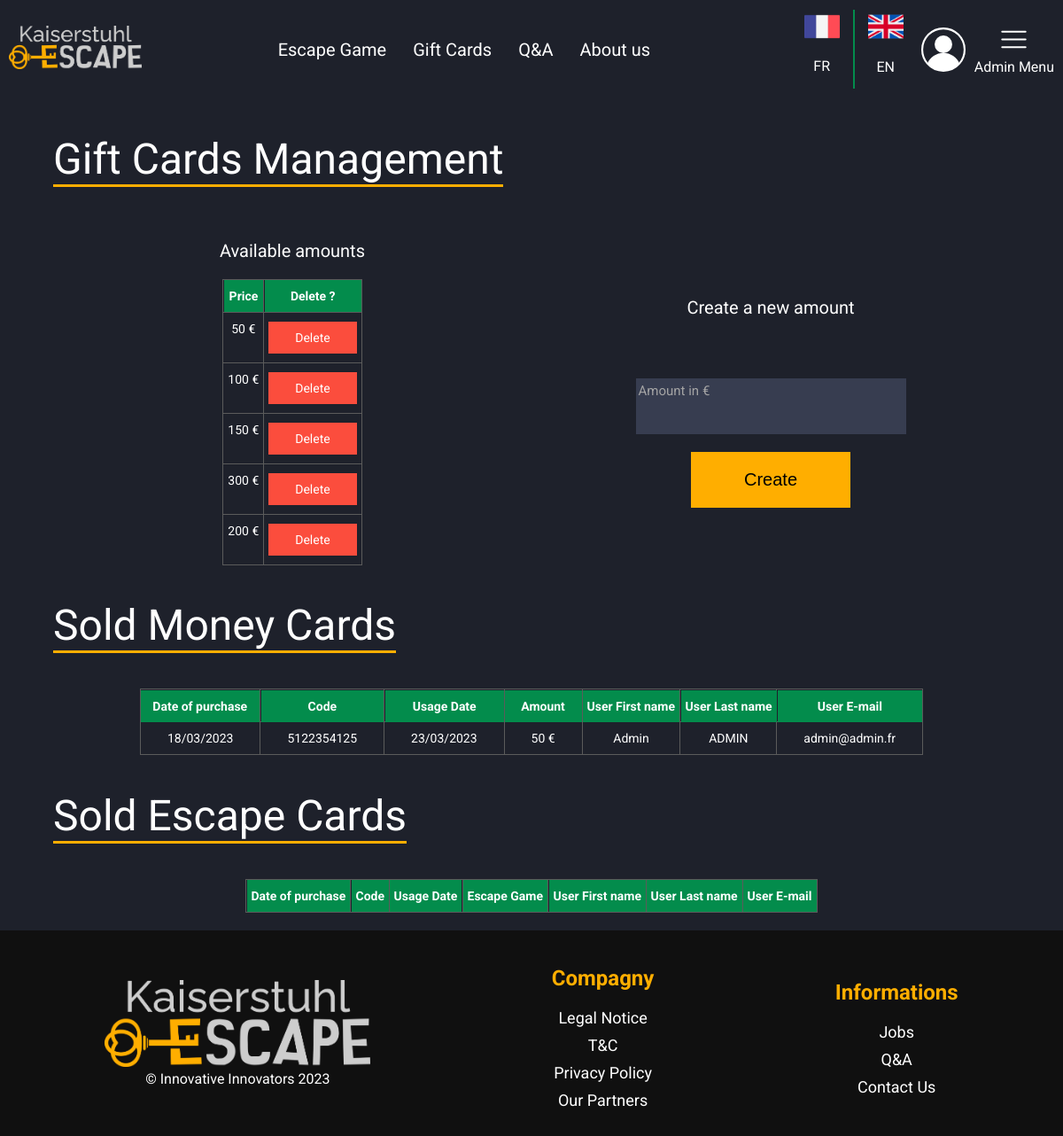
/index.php?action=admin&page=giftCards (signed in), run on an earlier commit of the app's database.
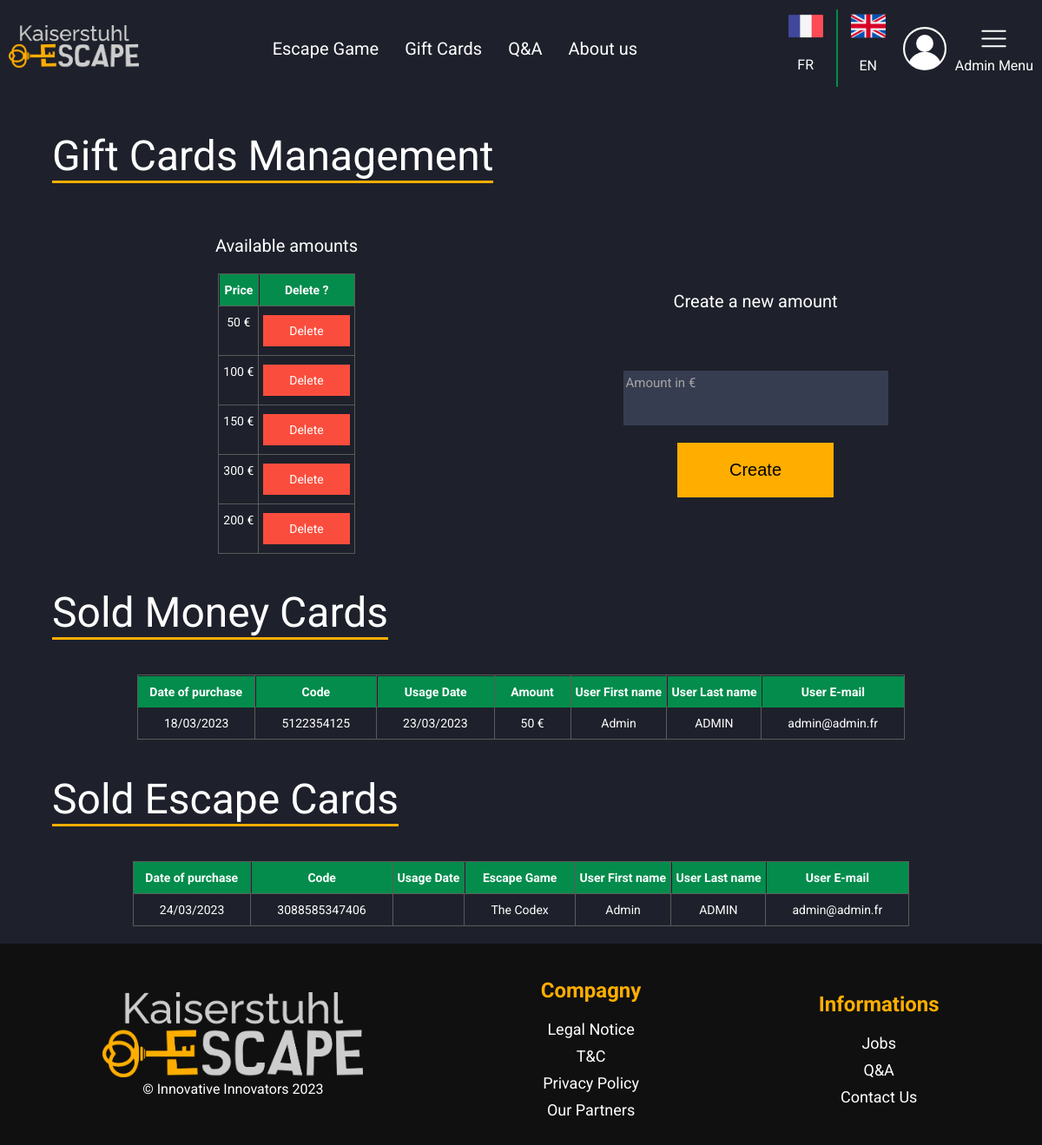
And on a later commit of the database.
### tables this page shows
CREATE TABLE `giftCardAmount` (
  `id_giftCardAmount` int(11) NOT NULL,
  `price` float DEFAULT NULL,
  `deleted` tinyint(1) NOT NULL DEFAULT 0
);

CREATE TABLE `giftCard` (
  `id_giftCard` int(11) NOT NULL,
  `buyingDate` date DEFAULT NULL,
  `type` enum('money','escapeGame') DEFAULT NULL,
  `code` varchar(32) DEFAULT NULL,
  `usageDate` date DEFAULT NULL,
  `id_giftCardAmount` int(11) DEFAULT NULL,
  `id_escapeGame` int(11) DEFAULT NULL,
  `id_user` int(11) DEFAULT NULL
);

CREATE TABLE `user` (
  `id_user` int(11) NOT NULL,
  `email` varchar(255) DEFAULT NULL,
  `password` varchar(255) DEFAULT NULL,
  `firstName` varchar(32) DEFAULT NULL,
  `lastName` varchar(32) DEFAULT NULL,
  `rights` set('superadmin','editor','management','jobs','admin') DEFAULT NULL,
  `token` varchar(255) NOT NULL
);

CREATE TABLE `escapeGame` (
  `id_escapeGame` int(11) NOT NULL,
  `name` varchar(64) DEFAULT NULL,
  `nameFR` varchar(64) DEFAULT NULL,
  `description` text DEFAULT NULL,
  `descriptionFR` text DEFAULT NULL,
  `address` varchar(255) DEFAULT NULL,
  `duration` int(11) NOT NULL,
  `x` float DEFAULT NULL,
  `y` float DEFAULT NULL,
  `visible` tinyint(1) DEFAULT NULL,
  `onFront` tinyint(1) DEFAULT NULL,
  `price2_3Persons` float DEFAULT NULL,
  `price4Persons` float DEFAULT NULL,
  `price5Persons` float DEFAULT NULL,
  `price6Persons` float DEFAULT NULL,
  `price7Persons` float DEFAULT NULL,
  `price8Persons` float DEFAULT NULL,
  `price9Persons` float DEFAULT NULL,
  `price10Persons` float DEFAULT NULL,
  `price11Persons` float DEFAULT NULL,
  `price12Persons` float DEFAULT NULL,
  `price12PlusPersons` float DEFAULT NULL,
  `difficulty` enum('Beginner','Easy','Medium','Hard','Extreme') DEFAULT NULL,
  `difficultyFR` enum('Débutant','Facile','Moyen','Difficile','Extrême') DEFAULT NULL
);

### vue/vue.class.php (called while the page is built, shortened)
<?php
class vue
{
    private $fichierVue;
    public function __construct($action)
    {
        $this->fichierVue = "vue/vue" . $action . ".php";
    }
    public function afficher($data, $title)
    {
        require $this->fichierVue;
        require "gabarit.php";
    }
}

### controleur/ctrAdmin.class.php (called while the page is built, shortened)
<?php
require_once "modele/giftCards.class.php";
require_once "modele/escapeGame.class.php";
require_once "vue/vue.class.php";
class ctrAdmin
{
    public $giftCards;
    public function __construct()
    {
        $this->giftCards = new giftCards();
    }
    public function giftCards()
    {
        $giftCardAmount = $this->giftCards->getGiftCardAmount();
        $moneyCards = $this->giftCards->getMoneyCards();
        $escapeCards = $this->giftCards->getEscapeCards();
        $title = "Administration Gift Cards - Kaiserstuhl escape";
        $objVue = new vue("AdminGiftCards");
        $objVue->afficher(array("giftCardAmount" => $giftCardAmount, "moneyCards" => $moneyCards, "escapeCards" => $escapeCards), $title);
    }
}

### index.php (called while the page is built, shortened)
<?php
require "includes/default_config.php";
$objRouteur = new Routeur();
$objRouteur->routeurRequete();

### modele/giftCards.class.php (called while the page is built, shortened)
<?php
require_once "modele/bdd.class.php";
class giftCards extends bdd
{
    public function getGiftCardAmount()
    {
        $req = "SELECT * FROM giftCardAmount WHERE deleted = 0";
        $giftCardsAmount = $this->execReq($req);
        return $giftCardsAmount;
    }
    public function getMoneyCards()
    {
        $req = "SELECT DATE_FORMAT(buyingDate, '%d/%m/%Y') AS buyingDate, code, DATE_FORMAT(usageDate, '%d/%m/%Y') AS usageDate, gCA.price, u.firstName, u.lastName, u.email FROM giftCard INNER JOIN giftCardAmount gCA on giftCard.id_giftCardAmount = gCA.id_giftCardAmount INNER JOIN user u on giftCard.id_user = u.id_user WHERE type = 'money';";
        return $this->execReq($req);
    }
    public function getEscapeCards()
    {
        $req = "SELECT DATE_FORMAT(buyingDate, '%d/%m/%Y') AS buyingDate, code, DATE_FORMAT(usageDate, '%d/%m/%Y') AS usageDate, eG.name, u.firstName, u.lastName, u.email FROM giftCard INNER JOIN user u on giftCard.id_user = u.id_user INNER JOIN escapeGame eG on giftCard.id_escapeGame = eG.id_escapeGame WHERE type = 'escapeGame';";
        return $this->execReq($req);
    }
}

### includes/default_config.php (called while the page is built, shortened)
<?php
$conf = new stdClass();
$conf->DBHOST = config::$DBHost ?? "localhost";
$conf->DBUSER = config::$DBUser ?? "root";
$conf->DBNAME = config::DBNAME;
$conf->DBPWD = config::$DBPwd ?? "admin";

### modele/bdd.class.php (called while the page is built, shortened)
<?php
abstract class bdd
{
    private $bdd;
    protected function execReq($req)
    {
        $reponse = $this->connexionBDD()->query($req);
        $resultat = $reponse->fetchAll(PDO::FETCH_ASSOC);
        return $resultat;
    }
    private function connexionBDD()
    {
        global $conf;
        if (!isset($this->bdd))
            try {
                $options = array(PDO::MYSQL_ATTR_INIT_COMMAND => "SET NAMES utf8");
                $this->bdd = new PDO('mysql:host=' . $conf->DBHOST . ';dbname=' . $conf->DBNAME, $conf->DBUSER, $conf->DBPWD, $options);
            } catch (Exception $err) {
                throw new Exception("Connexion à la BDD");
            }
        return $this->bdd;
    }
}

### vue/vueAdminGiftCards.php (the view, shortened to what the changed rows need)
<h2 class="titleUnderline"><?= ADMIN_GIFT_CARDS_TITLE ?></h2>
<div class="gridAdminGiftCards">
    <div class="amount">
        <div class="tg-wrap">
            <table class="tg">
                <thead>
                <tr>
                    <th class="tg-a43n"><?= ADMIN_GIFT_CARDS_PRICE ?></th>
                    <th class="tg-a43n"><?= ADMIN_GIFT_CARDS_DELETE ?></th>
                </tr>
                </thead>
                <tbody>
                <?php
                foreach ($giftCardAmount as $amount) {
                    ?>
                    <tr>
                        <td class="tg-m5d1"><?= $amount['price'] ?> €</td>
                        <td class="tg-q4wl">
                            <div class="deleteUser"><?= ADMIN_CONTACT_FORM_DELETE ?></div>
                        </td>
                    </tr>
                    <?php
                }
                ?>
                </tbody>
            </table>
        </div>
    </div>
</div>
<div class="selledCard">
    <h2 class="titleUnderline"><?= ADMIN_GIFT_CARDS_H2_2 ?></h2>
    <div class="tg-wrap">
        <table class="tg">
            <thead>
            <tr>
                <th class="tg-a43n"><?= ADMIN_GIFT_CARDS_SOLD_DATE ?></th>
                <th class="tg-a43n"><?= ADMIN_GIFT_CARDS_SOLD_CODE ?></th>
                <th class="tg-a43n"><?= ADMIN_GIFT_CARDS_SOLD_USAGE_DATE ?></th>
                <th class="tg-a43n"><?= ADMIN_GIFT_CARDS_SOLD_AMOUNT ?></th>
                <th class="tg-a43n"><?= ADMIN_GIFT_CARDS_SOLD_USER_FIRST_NAME ?></th>
                <th class="tg-a43n"><?= ADMIN_GIFT_CARDS_SOLD_USER_LAST_NAME ?></th>
                <th class="tg-a43n"><?= ADMIN_GIFT_CARDS_SOLD_USER_EMAIL ?></th>
            </tr>
            </thead>
            <tbody>
            <?php
            foreach ($moneyCards as $card) {
                ?>
                <tr class="searchContent">
                    <td class="tg-m5d1 pad"><?= $card['buyingDate'] ?></td>
                    <td class="tg-m5d1 pad"><?= $card['code'] ?></td>
                    <td class="tg-m5d1 pad"><?= $card['usageDate'] ?></td>
                    <td class="tg-m5d1 pad"><?= $card['price'] ?> €</td>
                    <td class="tg-m5d1 pad"><?= $card['firstName'] ?></td>
                    <td class="tg-m5d1 pad"><?= $card['lastName'] ?></td>
                    <td class="tg-m5d1 pad"><?= $card['email'] ?></td>
                </tr>
                <?php
            }
            ?>
            </tbody>
        </table>
    </div>
    <h2 class="titleUnderline"><?= ADMIN_GIFT_CARDS_H2_3 ?></h2>
    <div class="tg-wrap">
        <table class="tg">
            <thead>
            <tr>
                <th class="tg-a43n"><?= ADMIN_GIFT_CARDS_SOLD_DATE ?></th>
                <th class="tg-a43n"><?= ADMIN_GIFT_CARDS_SOLD_CODE ?></th>
                <th class="tg-a43n"><?= ADMIN_GIFT_CARDS_SOLD_USAGE_DATE ?></th>
                <th class="tg-a43n"><?= ADMIN_GIFT_CARDS_SOLD_ESCAPEGAME ?></th>
                <th class="tg-a43n"><?= ADMIN_GIFT_CARDS_SOLD_USER_FIRST_NAME ?></th>
                <th class="tg-a43n"><?= ADMIN_GIFT_CARDS_SOLD_USER_LAST_NAME ?></th>
                <th class="tg-a43n"><?= ADMIN_GIFT_CARDS_SOLD_USER_EMAIL ?></th>
            </tr>
            </thead>
            <tbody>
            <?php
            foreach ($escapeCards as $card) {
                ?>
                <tr class="searchContent">
                    <td class="tg-m5d1 pad"><?= $card['buyingDate'] ?></td>
                    <td class="tg-m5d1 pad"><?= $card['code'] ?></td>
                    <td class="tg-m5d1 pad"><?= $card['usageDate'] ?></td>
                    <td class="tg-m5d1 pad"><?= $card['name'] ?></td>
                    <td class="tg-m5d1 pad"><?= $card['firstName'] ?></td>
                    <td class="tg-m5d1 pad"><?= $card['lastName'] ?></td>
                    <td class="tg-m5d1 pad"><?= $card['email'] ?></td>
                </tr>
                <?php
            }
            ?>
            </tbody>
        </table>
    </div>
</div>

What changed in the data, as far as the page shows it:
added giftcard: buyingDate "24/03/2023", code "3088585347406", id_escapeGame.name "The Codex", id_user.firstName "Admin", id_user.lastName "ADMIN", id_user.email "admin@admin.fr", shown under "Sold Escape Cards"
